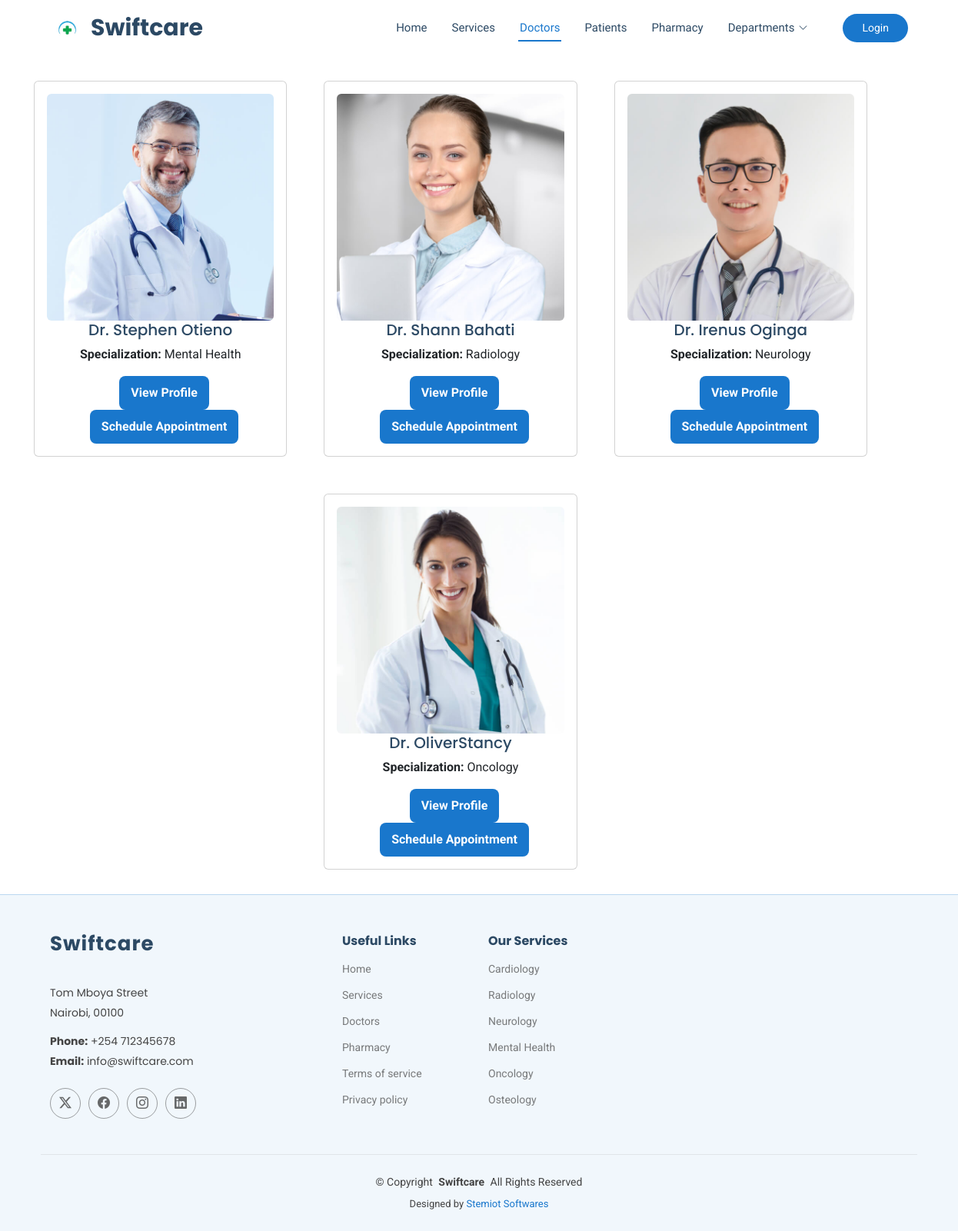
Screenshot of /doctors/ (signed in) with the database file from the repository.
### swiftcare/models.py (models this page shows, shortened)
class Doctor(models.Model):
    doctor_name = models.CharField(max_length=100)
    doctor_email = models.EmailField()
    doctor_contact = models.CharField(max_length=50)
    SPECIALIZATION_CHOICES = [
        ('Cardiology', 'Cardiology'),
        ('Radiology', 'Radiology'),
        ('Neurology', 'Neurology'),
        ('Mental Health', 'Mental Health'),
        ('Oncology', 'Oncology'),
        ('Osteology', 'Osteology'),
    ]
    doctor_specialization = models.CharField(max_length=50, choices=SPECIALIZATION_CHOICES, default='cardiology')
    AVAILABILITY_CHOICES = [
        ('7am-1pm', '7am-1pm'),
        ('1pm-6pm', '1pm-6pm'),
        ('6pm-9pm', '6pm-9pm'),
        ('9pm-7am', '9pm-7am'),
    ]
    doctor_availability = models.CharField(max_length=50, choices=AVAILABILITY_CHOICES, default='7am-1pm')
    doctor_image = models.ImageField(upload_to='doctors/')

### swiftcare/views.py (the view)
# urls.py: path('doctors/',views.view_doctors,name='doctors'),
@login_required(login_url="login")
def view_doctors(request):
    doctors = Doctor.objects.all()
    return render(request,'doctors.html',{'doctors':doctors})

### swiftcare/templates/doctors.html (shortened to what this page needs)
{% load static %}
<!DOCTYPE html>
<html lang="en">
<head>
  <link href="{% static 'assets/vendor/bootstrap/css/bootstrap.min.css' %}" rel="stylesheet">
  <link href="{% static 'assets/vendor/bootstrap-icons/bootstrap-icons.css' %}" rel="stylesheet">
  <link href="{%  static 'assets/vendor/aos/aos.css' %}" rel="stylesheet">
  <link href="{%  static 'assets/vendor/fontawesome-free/css/all.min.css' %}" rel="stylesheet">
  <link href="{%  static 'assets/vendor/glightbox/css/glightbox.min.css' %}" rel="stylesheet">
  <link href="{%  static 'assets/vendor/swiper/swiper-bundle.min.css' %}" rel="stylesheet">
  <link href="{%  static 'assets/css/main.css' %}" rel="stylesheet">
</head>
<body class="index-page">
  <header id="header" class="header sticky-top">
    <div class="branding d-flex align-items-center">
      <div class="container position-relative d-flex align-items-center justify-content-between">
        <a href="index.html" class="logo d-flex align-items-center me-auto">
           <img src="{% static 'assets/img/logo1.jpg' %}" alt="">
          <h1 class="sitename">Swiftcare</h1>
        </a>
        <nav id="navmenu" class="navmenu">
          <ul>
            <li><a href="{% url 'homepage' %}" >Home<br></a></li>
            <li><a href="{% url 'homepage' %}#services">Services</a></li>
            <li><a href="{% url 'doctors' %}" class="active">Doctors</a></li>
              {% if user.is_superuser %}
                  <li><a href="{% url 'registered_patients' %}">Patients</a></li>
               {% endif %}
            <li><a href="{% url 'pharmacy' %}">Pharmacy</a></li>
            <li class="dropdown"><a href="#"><span>Departments</span> <i class="bi bi-chevron-down toggle-dropdown"></i></a>
            </li>
          </ul>
        </nav>
        <a class="cta-btn d-none d-sm-block" href="{% url 'login' %}">Login</a>
      </div>
    </div>
  </header>
<main>
<div class="container m-3 d-flex justify-content-center align-items-center" style="min-height: 100vh;">
    <div class="row justify-content-center g-3">
        {% for doctor in doctors %}
            <div class="col-md-4">
                <div class="card doctor-card m-3">
                    <div class="card-body text-center">
                        {% if doctor.doctor_image %}
                            <img src="{{ doctor.doctor_image.url }}" class="img-fluid rounded doctor-image" alt="Doctor Image">
                        {% else %}
                            <img src="/media/doctors/default.jpg" class="img-fluid rounded doctor-image" alt="Default Doctor Image">
                        {% endif %}
                        <h5 class="doctor-name">{{ doctor.doctor_name }}</h5>
                        <p class="doctor-specialization"><b>Specialization:</b> {{ doctor.doctor_specialization }}</p>
                        <button class="btn profile-btn">View Profile</button>
                    <button class="btn profile-btn">Schedule Appointment</button>
                    </div>
                </div>
            </div>
        {% endfor %}
    </div>
</div>
</main>
  <footer id="footer" class="footer light-background">
    <div class="container footer-top">
      <div class="row gy-4">
        <div class="col-lg-4 col-md-6 footer-about">
          <a href="index.html" class="logo d-flex align-items-center">
            <span class="sitename">Swiftcare</span>
          </a>
          <div class="footer-contact pt-3">
            <p>Tom Mboya Street</p>
            <p>Nairobi, 00100</p>
            <p class="mt-3"><strong>Phone:</strong> <span>+254 712345678</span></p>
            <p><strong>Email:</strong> <span>info@swiftcare.com</span></p>
          </div>
          <div class="social-links d-flex mt-4">
            <a href=""><i class="bi bi-twitter-x"></i></a>
            <a href=""><i class="bi bi-facebook"></i></a>
            <a href=""><i class="bi bi-instagram"></i></a>
            <a href=""><i class="bi bi-linkedin"></i></a>
          </div>
        </div>
        <div class="col-lg-2 col-md-3 footer-links">
          <h4>Useful Links</h4>
          <ul>
            <li><a href="{% url 'homepage' %}">Home</a></li>
            <li><a href="{% url 'homepage' %}#services">Services</a></li>
               <li><a href="{% url 'doctors' %}">Doctors</a></li>
              <li><a href="{% url 'pharmacy' %}">Pharmacy</a></li>
            <li><a href="#">Terms of service</a></li>
            <li><a href="#">Privacy policy</a></li>
          </ul>
        </div>
        <div class="col-lg-2 col-md-3 footer-links">
          <h4>Our Services</h4>
          <ul>
            <li><a href="{% url 'homepage' %}#services">Cardiology</a></li>
            <li><a href="{% url 'homepage' %}#services">Radiology</a></li>
            <li><a href="{% url 'homepage' %}#services">Neurology</a></li>
            <li><a href="{% url 'homepage' %}#services">Mental Health</a></li>
            <li><a href="{% url 'homepage' %}#services">Oncology</a></li>
            <li><a href="{% url 'homepage' %}#services">Osteology</a></li>
          </ul>
        </div>
      </div>
    </div>
    <div class="container copyright text-center mt-4">
      <p>© <span>Copyright</span> <strong class="px-1 sitename">Swiftcare</strong> <span>All Rights Reserved</span></p>
      <div class="credits">
        Designed by <a href="https://stemiotsoftwares.onrender.com/">Stemiot Softwares</a>
      </div>
    </div>
  </footer>
</body>
</html>

### swiftcare/templates/doctors.html (style rules this page uses)
.profile-btn { background-color: #1977cc; color: white; border: none; padding: 10px 15px; border-radius: 8px; font-weight: bold; transition: background 0.3s ease-in-out; margin-left: 10px; }

### rows the page displays
Doctor: doctor_image (picture), doctor_name "Dr. Stephen Otieno", doctor_specialization "Mental Health"
Doctor: doctor_image (picture), doctor_name "Dr. Shann Bahati", doctor_specialization "Radiology"
Doctor: doctor_image (picture), doctor_name "Dr. Irenus Oginga", doctor_specialization "Neurology"
Doctor: doctor_image (picture), doctor_name "Dr. OliverStancy", doctor_specialization "Oncology"
